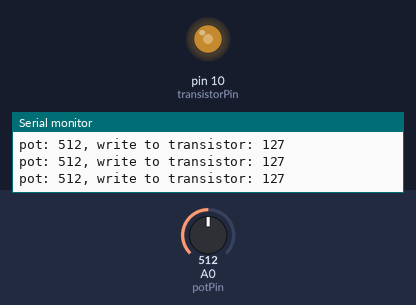
The sketch below on a simulated Arduino Uno, built with avr-gcc and run on an emulated ATmega328P. Shown: output pins drawn as LEDs (lit = HIGH), the last lines printed to the serial monitor. Inputs (shaded band) come from the test bench; at power-on: A0 (potPin) = 512.

Above: at 1.2 s.
1.3 s: A0 (potPin) set to 411
At 2.3 s:
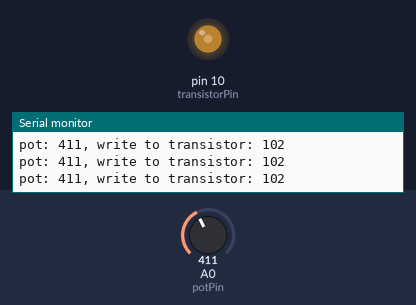
4.3 s: A0 (potPin) set to 395
At 5.6 s:
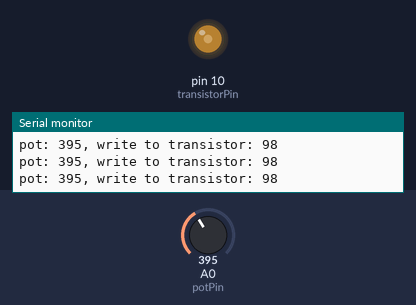
7.3 s: A0 (potPin) set to 716
At 8.5 s:
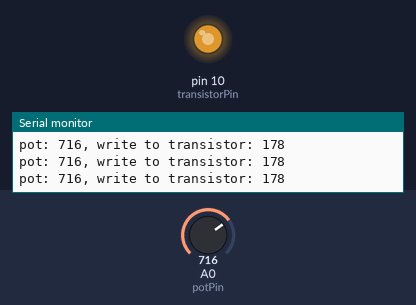
8.8 s: A0 (potPin) set to 990
At 9.7 s:
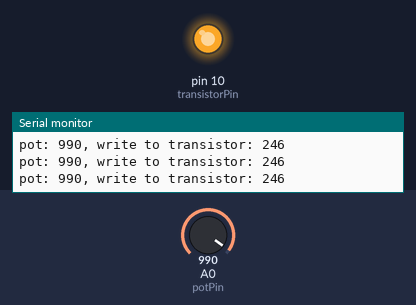
10.3 s: A0 (potPin) set to 1006
At 10.8 s:
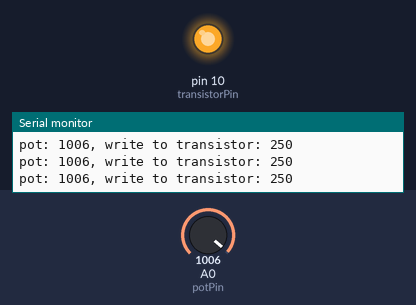
13.3 s: A0 (potPin) set to 122
At 14.3 s:
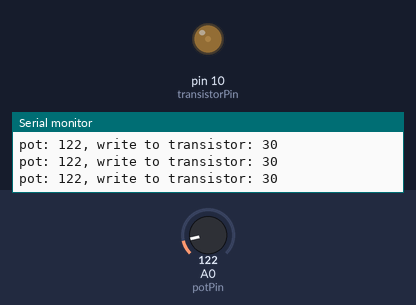
Timing chart, 0 to 15.8 s (numbered marks = the images above; inputs shaded):
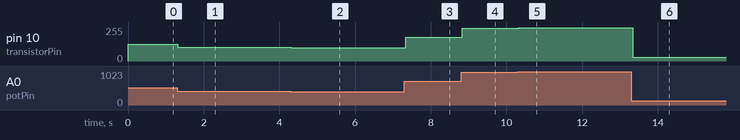

Measured:
- after the input at 1.3 s, pin 10 (transistorPin): 127/255 → 102/255 at once
- after the input at 4.3 s, pin 10 (transistorPin): 102/255 → 98/255 at once
- after the input at 7.3 s, pin 10 (transistorPin): 98/255 → 178/255 at once
- after the input at 8.8 s, pin 10 (transistorPin): 178/255 → 246/255 at once
- after the input at 10.3 s, pin 10 (transistorPin): 246/255 → 250/255 at once
- after the input at 13.3 s, pin 10 (transistorPin): 250/255 → 30/255 at once

The sketch:

density_crochet.ino
```cpp
#define transistorPin 10
#define potPin A0

void setup() {
  pinMode(transistorPin, OUTPUT);
  pinMode(potPin, INPUT);
  Serial.begin(9600);
}

void loop() {
  Serial.println();

  int potVal = analogRead(potPin);

  int transistorVal = map(potVal, 0, 1023, 0, 255);

  Serial.print("pot: "); Serial.print(potVal); Serial.print(", write to transistor: "); Serial.print(transistorVal);

  analogWrite(transistorPin, transistorVal);

  delay(30);

}
```
